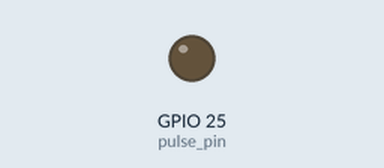
The program below on a simulated Raspberry Pi (BCM pin numbers). On the bench: output pins drawn as LEDs (lit = HIGH). At 0.5 s the program stops and its outputs stay as they are.

Above: at 0.1 s.
Timing chart, 0 to 1.6 s (numbered marks = the images above):
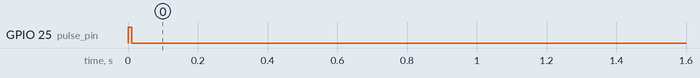

Measured:
- by itself, GPIO 25 (pulse_pin): LOW → HIGH at 0.00 s, → LOW 0.01 s later

The program:

open-close_gate.py
```python
import RPi.GPIO as GPIO
import time

# Set up GPIO using BCM numbering if not set in different scripts
GPIO.setmode(GPIO.BCM)

# Define the GPIO pin for sending the pulse
pulse_pin = 25  # Change this to the GPIO pin you are using

# Set up the pulse pin as an output
GPIO.setup(pulse_pin, GPIO.OUT)

# Send a single pulse
def send_pulse():
    GPIO.output(pulse_pin, GPIO.HIGH)
    time.sleep(0.01)  # Adjust this delay to match the Pico script
    GPIO.output(pulse_pin, GPIO.LOW)

try:
    send_pulse()
    time.sleep(0.5)  # Adjust this delay to match the Pico script
except KeyboardInterrupt:
    GPIO.cleanup()
finally:
    GPIO.cleanup()
```
